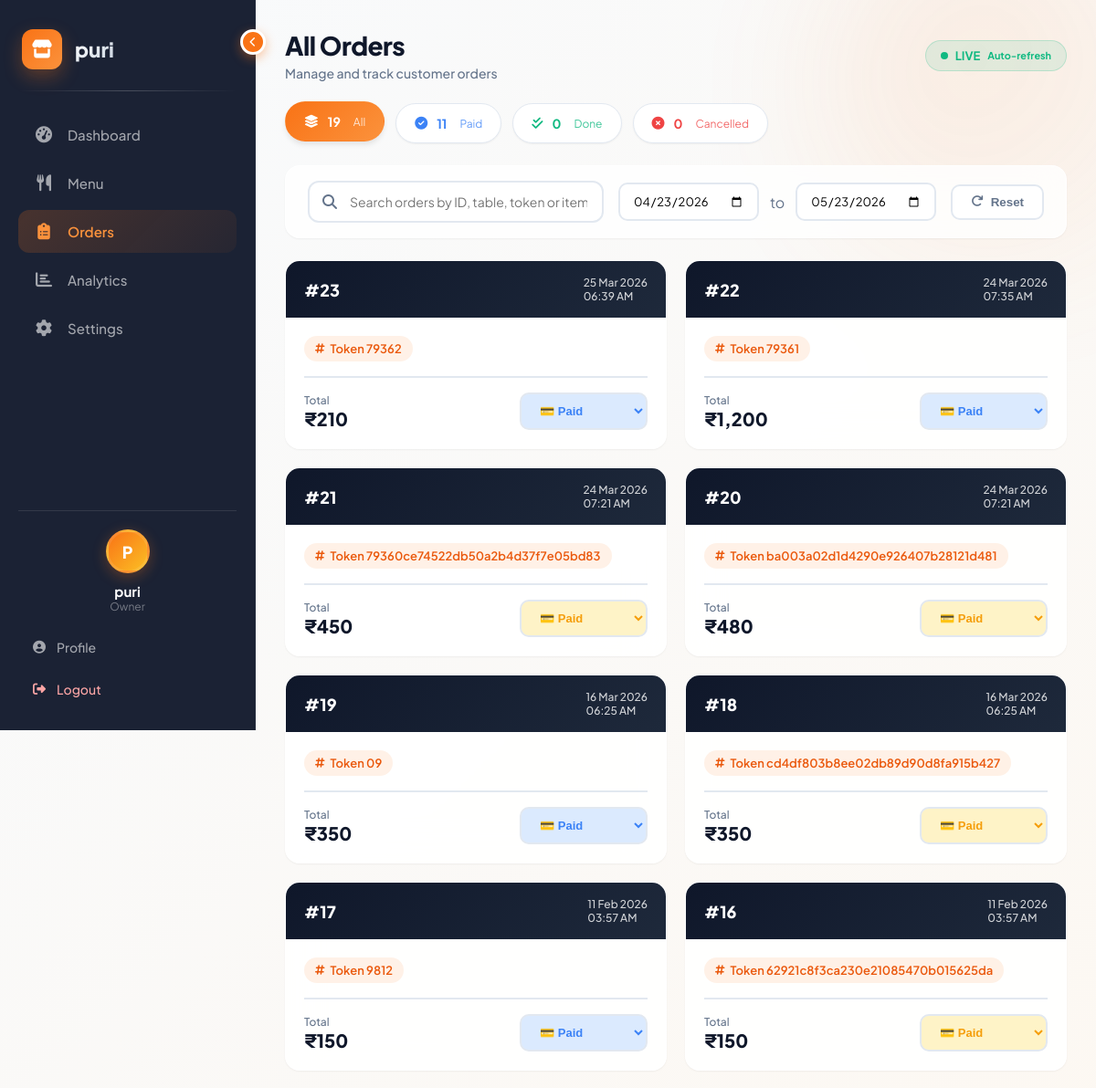
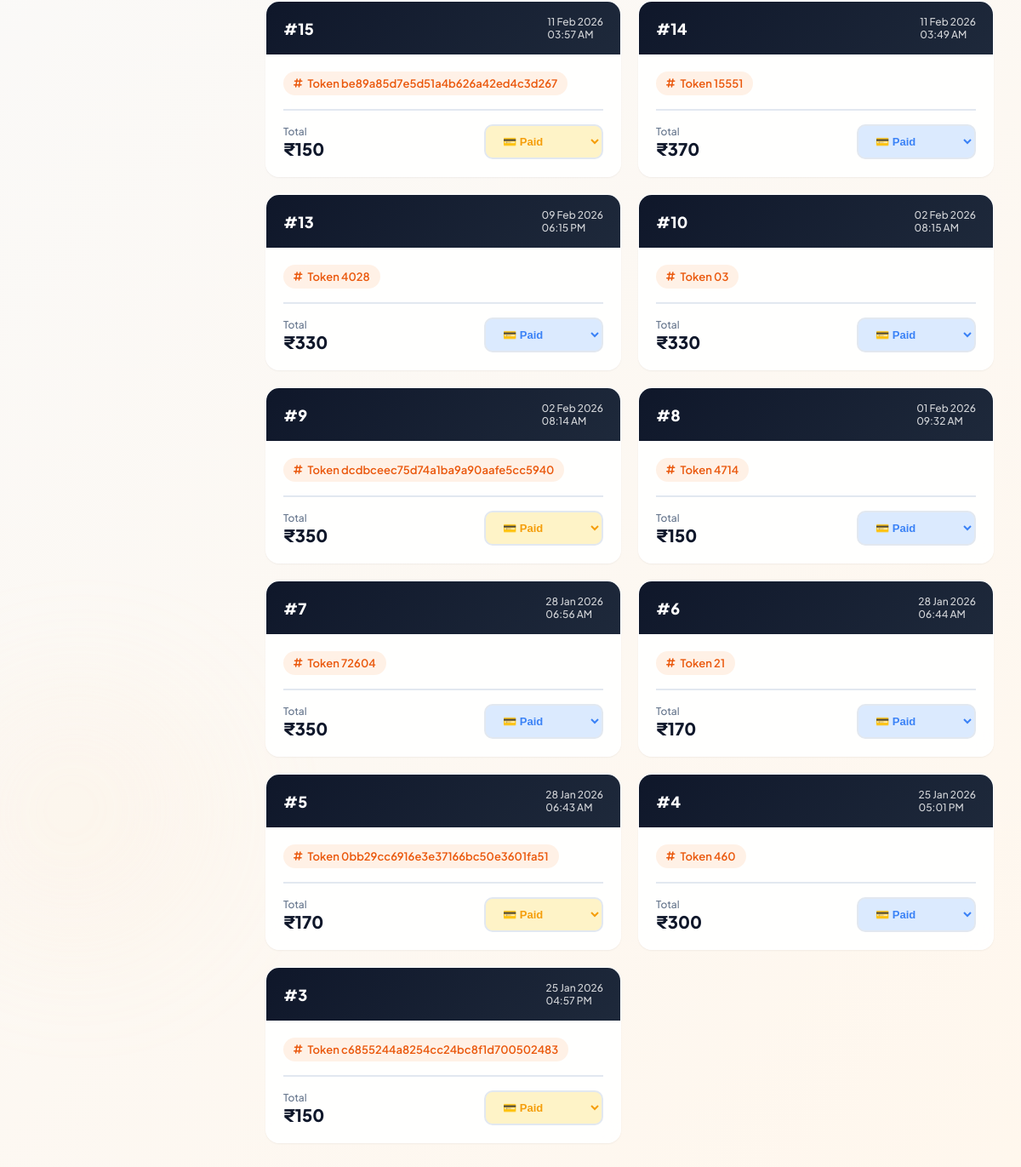
Page /shopowner/orders.php (signed in) on the committed database (2 pictures, top to bottom).
### tables this page shows
CREATE TABLE `orders` (
  `order_id` int(11) NOT NULL,
  `shop_id` int(11) NOT NULL,
  `table_no` varchar(50) DEFAULT NULL,
  `total` decimal(10,2) NOT NULL DEFAULT 0.00,
  `token` varchar(50) DEFAULT NULL,
  `status` enum('pending','paid','failed','completed') DEFAULT 'pending',
  `created_at` timestamp NOT NULL DEFAULT current_timestamp(),
  `updated_at` timestamp NOT NULL DEFAULT current_timestamp() ON UPDATE current_timestamp()
);

### shopowner/orders.php (the view, shortened to what this page needs)
<?php
include "../config/db.php";
$shop_id = (int)$_SESSION['shop_id'];
$shop_name = $_SESSION['shop_name'] ?? 'My Shop';
$date_from     = $_GET['date_from'] ?? '';
$date_to       = $_GET['date_to'] ?? '';
$search_query  = $_GET['search'] ?? '';
$query = "SELECT o.order_id, o.table_no, o.total, o.token, o.status, o.created_at,
                 COUNT(oi.order_item_id) as item_count,
                 GROUP_CONCAT(CONCAT(oi.quantity, '× ', oi.item_name) SEPARATOR ', ') as item_summary
          FROM orders o
          LEFT JOIN order_item oi ON oi.order_id = o.order_id
          WHERE o.shop_id = ?";
$params = [$shop_id];
$types  = "i";
$query .= " GROUP BY o.order_id ORDER BY o.created_at DESC LIMIT 200";
$stmt = $conn->prepare($query);
$stmt->bind_param($types, ...$params);
$stmt->execute();
$orders = $stmt->get_result()->fetch_all(MYSQLI_ASSOC);
$status_counts = ['pending' => 0, 'paid' => 0, 'completed' => 0, 'cancelled' => 0];
foreach ($orders as $o) {
    if (isset($status_counts[$o['status']])) {
        $status_counts[$o['status']]++;
    }
}
$total_orders = count($orders);
?>
<!DOCTYPE html>
<html lang="en">
<head>
    <link rel="stylesheet" href="https://cdnjs.cloudflare.com/ajax/libs/font-awesome/6.5.0/css/all.min.css"/>
</head>
<body>
    <div class="bg-shapes">
        <div class="shape shape-1"></div>
        <div class="shape shape-2"></div>
    </div>
    <div class="dashboard-container">
        <aside class="sidebar" id="sidebar">
            <div class="sidebar-toggle" id="sidebarToggle">
                <i class="fas fa-chevron-left"></i>
            </div>
            <div class="logo">
                <div class="logo-icon">
                    <i class="fas fa-store"></i>
                </div>
                <span class="logo-text"><?= htmlspecialchars($shop_name) ?></span>
            </div>
            <nav class="nav-menu">
                <a href="dashboard.php" class="nav-item">
                    <i class="fas fa-tachometer-alt"></i>
                    <span class="nav-text">Dashboard</span>
                </a>
                <a href="menu.php" class="nav-item">
                    <i class="fas fa-utensils"></i>
                    <span class="nav-text">Menu</span>
                </a>
                <a href="orders.php" class="nav-item active">
                    <i class="fas fa-clipboard-list"></i>
                    <span class="nav-text">Orders</span>
                </a>
                <a href="analytics.php" class="nav-item">
                    <i class="fas fa-chart-bar"></i>
                    <span class="nav-text">Analytics</span>
                </a>
                <a href="settings.php" class="nav-item">
                    <i class="fas fa-cog"></i>
                    <span class="nav-text">Settings</span>
                </a>
            </nav>
            <div class="user-actions">
                <div class="user-info">
                    <div class="user-avatar">
                        <?= strtoupper(substr($shop_name, 0, 1)) ?>
                    </div>
                    <div class="user-name"><?= htmlspecialchars($shop_name) ?></div>
                    <div class="user-role">Owner</div>
                </div>
                <button class="action-btn" onclick="location.href='profile.php'">
                    <i class="fas fa-user-circle"></i>
                    <span class="nav-text">Profile</span>
                </button>
                <button class="action-btn logout" onclick="location.href='logout.php'">
                    <i class="fas fa-sign-out-alt"></i>
                    <span class="nav-text">Logout</span>
                </button>
            </div>
        </aside>
        <main class="main-content" id="mainContent">
            <div class="top-bar">
                <div class="welcome-message">
                    <h1>All Orders</h1>
                    <p>Manage and track customer orders</p>
                </div>
                <div class="live-indicator">
                    <span>LIVE</span>
                    <small>Auto-refresh</small>
                </div>
            </div>
            <div class="stats-pills">
                <div class="stat-pill active" onclick="filterOrders('all')">
                    <i class="fas fa-layer-group"></i>
                    <span><?= $total_orders ?></span>
                    <small>All</small>
                </div>
                <div class="stat-pill" onclick="filterOrders('paid')" style="color: var(--info);">
                    <i class="fas fa-check-circle"></i>
                    <span><?= $status_counts['paid'] ?></span>
                    <small>Paid</small>
                </div>
                <div class="stat-pill" onclick="filterOrders('completed')" style="color: var(--success);">
                    <i class="fas fa-check-double"></i>
                    <span><?= $status_counts['completed'] ?></span>
                    <small>Done</small>
                </div>
                <div class="stat-pill" onclick="filterOrders('cancelled')" style="color: var(--danger);">
                    <i class="fas fa-times-circle"></i>
                    <span><?= $status_counts['cancelled'] ?></span>
                    <small>Cancelled</small>
                </div>
            </div>
            <div class="filter-bar">
                <div class="search-box">
                    <i class="fas fa-search"></i>
                    <input type="text" id="searchInput" placeholder="Search orders by ID, table, token or items..."
                           value="<?= htmlspecialchars($search_query) ?>">
                </div>
                <div class="date-filters">
                    <input type="date" id="dateFrom" value="<?= htmlspecialchars($date_from) ?>">
                    <span style="color: var(--text-secondary);">to</span>
                    <input type="date" id="dateTo" value="<?= htmlspecialchars($date_to) ?>">
                </div>
                <button class="clear-btn" onclick="clearFilters()">
                    <i class="fas fa-redo"></i> Reset
                </button>
            </div>
            <div class="orders-grid" id="ordersGrid">
                <?php if (empty($orders)): ?>
                    <div class="empty-state">
                        <div class="empty-icon">
                            <i class="fas fa-receipt"></i>
                        </div>
                        <h3 class="empty-title">No orders found</h3>
                        <p class="empty-subtitle">Try adjusting your filters or wait for new orders</p>
                    </div>
                <?php else: ?>
                    <?php foreach ($orders as $order): ?>
                        <div class="order-card" data-order-id="<?= $order['order_id'] ?>" data-status="<?= $order['status'] ?>">
                            <div class="order-header">
                                <div class="order-id">#<?= $order['order_id'] ?></div>
                                <div class="order-time">
                                    <?= date('d M Y', strtotime($order['created_at'])) ?><br>
                                    <?= date('h:i A', strtotime($order['created_at'])) ?>
                                </div>
                            </div>
                            <div class="order-body">
                                <div class="order-meta">
                                    <?php if (!empty($order['token']) && $order['token'] !== '0'): ?>
                                        <div class="meta-badge">
                                            <i class="fas fa-hashtag"></i>
                                            Token <?= htmlspecialchars($order['token']) ?>
                                        </div>
                                    <?php endif; ?>
                                </div>
                                <div class="order-footer">
                                    <div class="order-total">
                                        <small>Total</small>
                                        ₹<?= number_format($order['total'], 0) ?>
                                    </div>
                                    <select class="status-select status-<?= $order['status'] ?>"
                                            onchange="updateStatus(<?= $order['order_id'] ?>, this.value)"
                                            data-current="<?= $order['status'] ?>">
                                        <option value="paid" <?= $order['status'] === 'paid' ? 'selected' : '' ?>>💳 Paid</option>
                                    </select>
                                </div>
                            </div>
                        </div>
                    <?php endforeach; ?>
                <?php endif; ?>
            </div>
        </main>
    </div>
</body>
</html>

### rows in the picture
orders: order_id "23", created_at "25 Mar 2026", created_at "06:39 AM", token "79362", total "210", status+order_id "💳 Paid"
orders: order_id "22", created_at "24 Mar 2026", created_at "07:35 AM", token "79361", total "1,200", status+order_id "💳 Paid"
orders: order_id "21", created_at "24 Mar 2026", created_at "07:21 AM", token "79360ce74522db50a2b4d37f7e05bd83", total "450", status+order_id "💳 Paid"
orders: order_id "20", created_at "24 Mar 2026", created_at "07:21 AM", token "ba003a02d1d4290e926407b28121d481", total "480", status+order_id "💳 Paid"
orders: order_id "19", created_at "16 Mar 2026", created_at "06:25 AM", token "09", total "350", status+order_id "💳 Paid"
orders: order_id "18", created_at "16 Mar 2026", created_at "06:25 AM", token "cd4df803b8ee02db89d90d8fa915b427", total "350", status+order_id "💳 Paid"
orders: order_id "17", created_at "11 Feb 2026", created_at "03:57 AM", token "9812", total "150", status+order_id "💳 Paid"
orders: order_id "16", created_at "11 Feb 2026", created_at "03:57 AM", token "62921c8f3ca230e21085470b015625da", total "150", status+order_id "💳 Paid"
orders: order_id "15", created_at "11 Feb 2026", created_at "03:57 AM", token "be89a85d7e5d51a4b626a42ed4c3d267", total "150", status+order_id "💳 Paid"
orders: order_id "14", created_at "11 Feb 2026", created_at "03:49 AM", token "15551", total "370", status+order_id "💳 Paid"
orders: order_id "13", created_at "09 Feb 2026", created_at "06:15 PM", token "4028", total "330", status+order_id "💳 Paid"
orders: order_id "10", created_at "02 Feb 2026", created_at "08:15 AM", token "03", total "330", status+order_id "💳 Paid"
orders: order_id "9", created_at "02 Feb 2026", created_at "08:14 AM", token "dcdbceec75d74a1ba9a90aafe5cc5940", total "350", status+order_id "💳 Paid"
orders: order_id "8", created_at "01 Feb 2026", created_at "09:32 AM", token "4714", total "150", status+order_id "💳 Paid"
orders: order_id "7", created_at "28 Jan 2026", created_at "06:56 AM", token "72604", total "350", status+order_id "💳 Paid"
orders: order_id "6", created_at "28 Jan 2026", created_at "06:44 AM", token "21", total "170", status+order_id "💳 Paid"
orders: order_id "5", created_at "28 Jan 2026", created_at "06:43 AM", token "0bb29cc6916e3e37166bc50e3601fa51", total "170", status+order_id "💳 Paid"
orders: order_id "4", created_at "25 Jan 2026", created_at "05:01 PM", token "460", total "300", status+order_id "💳 Paid"
orders: order_id "3", created_at "25 Jan 2026", created_at "04:57 PM", token "c6855244a8254cc24bc8f1d700502483", total "150", status+order_id "💳 Paid"

### other values in the picture
$shop_name "puri"
substr($shop_name, 0, 1) "P"
$total_orders "19"
$status_counts['paid'] "11"
$status_counts['completed'] "0"
$status_counts['cancelled'] "0"
